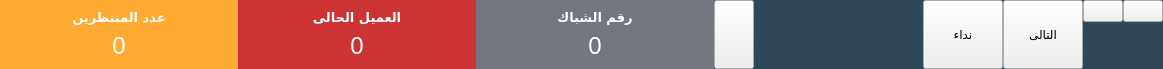
<?xml version="1.0" encoding="UTF-8"?>
<ui version="4.0">
 <class>Form</class>
 <widget class="QWidget" name="Form">
  <property name="geometry">
   <rect>
    <x>0</x>
    <y>0</y>
    <width>1163</width>
    <height>68</height>
   </rect>
  </property>
  <property name="windowTitle">
   <string>Form</string>
  </property>
  <property name="styleSheet">
   <string notr="true">.QWidget{
background:#2F4858;}
</string>
  </property>
  <layout class="QVBoxLayout" name="verticalLayout">
   <property name="margin">
    <number>0</number>
   </property>
   <item>
    <widget class="QWidget" name="widget" native="true">
     <layout class="QHBoxLayout" name="horizontalLayout">
      <property name="margin">
       <number>0</number>
      </property>
      <item>
       <widget class="QWidget" name="widget_3" native="true">
        <layout class="QGridLayout" name="gridLayout">
         <property name="margin">
          <number>0</number>
         </property>
         <property name="spacing">
          <number>0</number>
         </property>
         <item row="0" column="1">
          <widget class="QWidget" name="widget_5" native="true">
           <property name="styleSheet">
            <string notr="true">background:#CC3333;
color:#fff;</string>
           </property>
           <layout class="QVBoxLayout" name="verticalLayout_4">
            <item>
             <widget class="QLabel" name="label_3">
              <property name="sizePolicy">
               <sizepolicy hsizetype="Fixed" vsizetype="Fixed">
                <horstretch>0</horstretch>
                <verstretch>0</verstretch>
               </sizepolicy>
              </property>
              <property name="minimumSize">
               <size>
                <width>220</width>
                <height>0</height>
               </size>
              </property>
              <property name="font">
               <font>
                <family>Alarabiya Font</family>
                <pointsize>10</pointsize>
                <weight>75</weight>
                <bold>true</bold>
               </font>
              </property>
              <property name="text">
               <string>العميل الحالى</string>
              </property>
              <property name="alignment">
               <set>Qt::AlignCenter</set>
              </property>
             </widget>
            </item>
            <item>
             <widget class="QLabel" name="current_lbl">
              <property name="sizePolicy">
               <sizepolicy hsizetype="Fixed" vsizetype="Preferred">
                <horstretch>0</horstretch>
                <verstretch>0</verstretch>
               </sizepolicy>
              </property>
              <property name="minimumSize">
               <size>
                <width>220</width>
                <height>0</height>
               </size>
              </property>
              <property name="font">
               <font>
                <family>Arial</family>
                <pointsize>18</pointsize>
               </font>
              </property>
              <property name="text">
               <string>0</string>
              </property>
              <property name="alignment">
               <set>Qt::AlignCenter</set>
              </property>
             </widget>
            </item>
           </layout>
          </widget>
         </item>
         <item row="0" column="0">
          <widget class="QWidget" name="widget_4" native="true">
           <property name="styleSheet">
            <string notr="true">background:#FFAA32;
color:#fff;</string>
           </property>
           <layout class="QVBoxLayout" name="verticalLayout_3">
            <item>
             <widget class="QLabel" name="label">
              <property name="sizePolicy">
               <sizepolicy hsizetype="Fixed" vsizetype="Fixed">
                <horstretch>0</horstretch>
                <verstretch>0</verstretch>
               </sizepolicy>
              </property>
              <property name="minimumSize">
               <size>
                <width>220</width>
                <height>0</height>
               </size>
              </property>
              <property name="font">
               <font>
                <family>Alarabiya Font</family>
                <pointsize>10</pointsize>
                <weight>75</weight>
                <bold>true</bold>
               </font>
              </property>
              <property name="text">
               <string>عدد المنتظرين</string>
              </property>
              <property name="alignment">
               <set>Qt::AlignCenter</set>
              </property>
             </widget>
            </item>
            <item>
             <widget class="QLabel" name="waiting_lbl">
              <property name="sizePolicy">
               <sizepolicy hsizetype="Fixed" vsizetype="Preferred">
                <horstretch>0</horstretch>
                <verstretch>0</verstretch>
               </sizepolicy>
              </property>
              <property name="minimumSize">
               <size>
                <width>220</width>
                <height>0</height>
               </size>
              </property>
              <property name="font">
               <font>
                <family>Arial</family>
                <pointsize>18</pointsize>
               </font>
              </property>
              <property name="text">
               <string>0</string>
              </property>
              <property name="alignment">
               <set>Qt::AlignCenter</set>
              </property>
             </widget>
            </item>
           </layout>
          </widget>
         </item>
         <item row="0" column="8">
          <widget class="QWidget" name="widget_2" native="true">
           <property name="sizePolicy">
            <sizepolicy hsizetype="Fixed" vsizetype="Preferred">
             <horstretch>0</horstretch>
             <verstretch>0</verstretch>
            </sizepolicy>
           </property>
           <layout class="QGridLayout" name="gridLayout_2">
            <property name="margin">
             <number>0</number>
            </property>
            <property name="spacing">
             <number>0</number>
            </property>
            <item row="0" column="3">
             <widget class="QPushButton" name="ext_btn">
              <property name="sizePolicy">
               <sizepolicy hsizetype="Minimum" vsizetype="Preferred">
                <horstretch>0</horstretch>
                <verstretch>0</verstretch>
               </sizepolicy>
              </property>
              <property name="toolTip">
               <string>اغلاق البرنامج</string>
              </property>
              <property name="text">
               <string/>
              </property>
              <property name="icon">
               <iconset resource="source.qrc">
                <normaloff>:/n/imgs/Cancel-500.png</normaloff>:/n/imgs/Cancel-500.png</iconset>
              </property>
              <property name="iconSize">
               <size>
                <width>20</width>
                <height>20</height>
               </size>
              </property>
             </widget>
            </item>
            <item row="1" column="3">
             <spacer name="verticalSpacer">
              <property name="orientation">
               <enum>Qt::Vertical</enum>
              </property>
              <property name="sizeHint" stdset="0">
               <size>
                <width>20</width>
                <height>40</height>
               </size>
              </property>
             </spacer>
            </item>
            <item row="0" column="1">
             <widget class="QPushButton" name="log_out">
              <property name="sizePolicy">
               <sizepolicy hsizetype="Minimum" vsizetype="Preferred">
                <horstretch>0</horstretch>
                <verstretch>0</verstretch>
               </sizepolicy>
              </property>
              <property name="toolTip">
               <string>تسجيل الخروج</string>
              </property>
              <property name="text">
               <string/>
              </property>
              <property name="icon">
               <iconset resource="source.qrc">
                <normaloff>:/n/imgs/Reply All Arrow Filled-100.png</normaloff>:/n/imgs/Reply All Arrow Filled-100.png</iconset>
              </property>
              <property name="iconSize">
               <size>
                <width>20</width>
                <height>20</height>
               </size>
              </property>
             </widget>
            </item>
           </layout>
          </widget>
         </item>
         <item row="0" column="4">
          <spacer name="horizontalSpacer">
           <property name="orientation">
            <enum>Qt::Horizontal</enum>
           </property>
           <property name="sizeHint" stdset="0">
            <size>
             <width>40</width>
             <height>20</height>
            </size>
           </property>
          </spacer>
         </item>
         <item row="0" column="3">
          <widget class="QPushButton" name="status_btn">
           <property name="sizePolicy">
            <sizepolicy hsizetype="Minimum" vsizetype="Preferred">
             <horstretch>0</horstretch>
             <verstretch>0</verstretch>
            </sizepolicy>
           </property>
           <property name="styleSheet">
            <string notr="true"/>
           </property>
           <property name="text">
            <string/>
           </property>
          </widget>
         </item>
         <item row="0" column="6">
          <widget class="QPushButton" name="next_btn">
           <property name="sizePolicy">
            <sizepolicy hsizetype="Minimum" vsizetype="Preferred">
             <horstretch>0</horstretch>
             <verstretch>0</verstretch>
            </sizepolicy>
           </property>
           <property name="text">
            <string>التالى</string>
           </property>
           <property name="icon">
            <iconset resource="source.qrc">
             <normaloff>:/n/imgs/Fast Forward-100.png</normaloff>:/n/imgs/Fast Forward-100.png</iconset>
           </property>
           <property name="iconSize">
            <size>
             <width>25</width>
             <height>25</height>
            </size>
           </property>
          </widget>
         </item>
         <item row="0" column="5">
          <widget class="QPushButton" name="call_btn">
           <property name="sizePolicy">
            <sizepolicy hsizetype="Minimum" vsizetype="Preferred">
             <horstretch>0</horstretch>
             <verstretch>0</verstretch>
            </sizepolicy>
           </property>
           <property name="text">
            <string>نداء</string>
           </property>
           <property name="icon">
            <iconset resource="source.qrc">
             <normaloff>:/n/imgs/Recycling-104.png</normaloff>:/n/imgs/Recycling-104.png</iconset>
           </property>
           <property name="iconSize">
            <size>
             <width>25</width>
             <height>25</height>
            </size>
           </property>
          </widget>
         </item>
         <item row="0" column="2">
          <widget class="QWidget" name="widget_6" native="true">
           <property name="styleSheet">
            <string notr="true">background:#757780;
color:#fff;</string>
           </property>
           <layout class="QVBoxLayout" name="verticalLayout_5">
            <item>
             <widget class="QLabel" name="label_4">
              <property name="sizePolicy">
               <sizepolicy hsizetype="Fixed" vsizetype="Fixed">
                <horstretch>0</horstretch>
                <verstretch>0</verstretch>
               </sizepolicy>
              </property>
              <property name="minimumSize">
               <size>
                <width>220</width>
                <height>0</height>
               </size>
              </property>
              <property name="font">
               <font>
                <family>Alarabiya Font</family>
                <pointsize>10</pointsize>
                <weight>75</weight>
                <bold>true</bold>
               </font>
              </property>
              <property name="text">
               <string>رقم الشباك</string>
              </property>
              <property name="alignment">
               <set>Qt::AlignCenter</set>
              </property>
             </widget>
            </item>
            <item>
             <widget class="QLabel" name="terminal_lbl">
              <property name="sizePolicy">
               <sizepolicy hsizetype="Fixed" vsizetype="Preferred">
                <horstretch>0</horstretch>
                <verstretch>0</verstretch>
               </sizepolicy>
              </property>
              <property name="minimumSize">
               <size>
                <width>220</width>
                <height>0</height>
               </size>
              </property>
              <property name="font">
               <font>
                <family>Arial</family>
                <pointsize>18</pointsize>
               </font>
              </property>
              <property name="text">
               <string>0</string>
              </property>
              <property name="alignment">
               <set>Qt::AlignCenter</set>
              </property>
             </widget>
            </item>
           </layout>
          </widget>
         </item>
        </layout>
       </widget>
      </item>
     </layout>
    </widget>
   </item>
  </layout>
 </widget>
 <resources>
  <include location="source.qrc"/>
 </resources>
 <connections/>
</ui>
